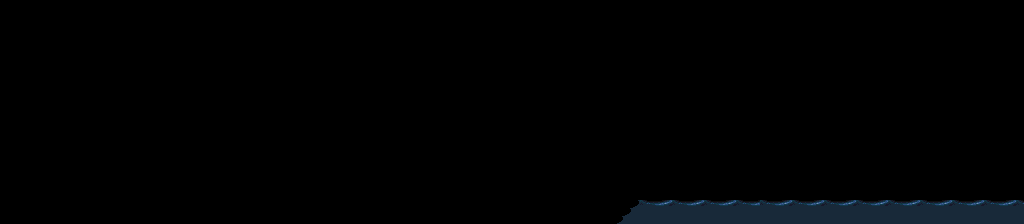

A 2D game scene composited from a Tiled map and its tileset images. What follows is a short description and the map's XML, with every tile layer's data as written:
An orthogonal 128x28 tile map with 8x8 px tiles, 1 tile layer (Tiles), 2 tilesets.

<map version="1.10" tiledversion="1.12.0" orientation="orthogonal" renderorder="right-down" width="128" height="28" tilewidth="8" tileheight="8" infinite="0" nextlayerid="2" nextobjectid="1">
 <tileset firstgid="1" source="water1.tsx" />
 <tileset firstgid="33" source="drawbridge_main.tsx" />
 <layer id="1" name="Tiles" width="128" height="28">
  <data encoding="csv">
0,0,0,0,0,0,0,0,0,0,0,0,0,0,0,0,0,0,0,0,0,0,0,0,0,0,0,0,0,0,0,0,0,0,0,0,0,0,0,0,0,0,0,0,0,0,0,0,0,0,0,0,0,0,0,0,0,0,0,0,0,0,0,0,0,0,0,0,0,0,0,0,0,0,0,0,0,0,0,0,0,0,0,0,0,0,0,0,0,0,0,0,0,0,0,0,0,0,0,0,0,0,0,0,0,0,0,0,0,0,0,0,0,0,0,0,0,0,0,0,0,0,0,0,0,0,0,0,
0,0,0,0,0,0,0,0,0,0,0,0,0,0,0,0,0,0,0,0,0,0,0,0,0,0,0,0,0,0,0,0,0,0,0,0,0,0,0,0,0,0,0,0,0,0,0,0,0,0,0,0,0,0,0,0,0,0,0,0,0,0,0,0,0,0,0,0,0,0,0,0,0,0,0,0,0,0,0,0,0,0,0,0,0,0,0,0,0,0,0,0,0,0,0,0,0,0,0,0,0,0,0,0,0,0,0,0,0,0,0,0,0,0,0,0,0,0,0,0,0,0,0,0,0,0,0,0,
0,0,0,0,0,0,0,0,0,0,0,0,0,0,0,0,0,0,0,0,0,0,0,0,0,0,0,0,0,0,0,0,0,0,0,0,0,0,0,0,0,0,0,0,0,0,0,0,0,0,0,0,0,0,0,0,0,0,0,0,0,0,0,0,0,0,0,0,0,0,0,0,0,0,0,0,0,0,0,0,0,0,0,0,0,0,0,0,0,0,0,0,0,0,0,0,0,0,0,0,0,0,0,0,0,0,0,0,0,0,0,0,0,0,0,0,0,0,0,0,0,0,0,0,0,0,0,0,
0,0,0,0,0,0,0,0,0,0,0,0,0,0,0,0,0,0,0,0,0,0,0,0,0,0,0,0,0,0,0,0,0,0,0,0,0,0,0,0,0,0,0,0,0,0,0,0,0,0,0,0,0,0,0,0,0,0,0,0,0,0,0,0,0,0,0,0,0,0,0,0,0,0,0,0,0,0,0,0,0,0,0,0,0,0,0,0,0,0,0,0,0,0,0,0,0,0,0,0,0,0,0,0,0,0,0,0,0,0,0,0,0,0,0,0,0,0,0,0,0,0,0,0,0,0,0,0,
0,0,0,0,0,0,0,0,0,0,0,0,0,0,0,0,0,0,0,0,0,0,0,0,0,0,0,0,0,0,0,0,0,0,0,0,0,0,0,0,0,0,0,0,0,0,0,0,0,0,0,0,0,0,0,0,0,0,0,0,0,0,0,0,0,0,0,0,0,0,0,0,0,0,0,0,0,0,0,0,0,0,0,0,0,0,0,0,0,0,0,0,0,0,0,0,0,0,0,0,0,0,0,0,0,0,0,0,0,0,0,0,0,0,0,0,0,0,0,0,0,0,0,0,0,0,0,0,
0,0,0,0,0,0,0,0,0,0,0,0,0,0,0,0,0,0,0,0,0,0,0,0,0,0,0,0,0,0,0,0,0,0,0,0,0,0,0,0,0,0,0,0,0,0,0,0,0,0,0,0,0,0,0,0,0,0,0,0,0,0,0,0,0,0,0,0,0,0,0,0,0,0,0,0,0,0,0,0,0,0,0,0,0,0,0,0,0,0,0,0,0,0,0,0,0,0,0,0,0,0,0,0,0,0,0,0,0,0,0,0,0,0,0,0,0,0,0,0,0,0,0,0,0,0,0,0,
0,0,0,0,0,0,0,0,0,0,0,0,0,0,0,0,0,0,0,0,0,0,0,0,0,0,0,0,0,0,0,0,0,0,0,0,0,0,0,0,0,0,0,0,0,0,0,0,0,0,0,0,0,0,0,0,0,0,0,0,0,0,0,0,0,0,0,0,0,0,0,0,0,0,0,0,0,0,0,0,0,0,0,0,0,0,0,0,0,0,0,0,0,0,0,0,0,0,0,0,0,0,0,0,0,0,0,0,0,0,0,0,0,0,0,0,0,0,0,0,0,0,0,0,0,0,0,0,
0,0,0,0,0,0,0,0,0,0,0,0,0,0,0,0,0,0,0,0,0,0,0,0,0,0,0,0,0,0,0,0,0,0,0,0,0,0,0,0,0,0,0,0,0,0,0,0,0,0,0,0,0,0,0,0,0,0,0,0,0,0,0,0,0,0,0,0,0,0,0,0,0,0,0,0,0,0,0,0,0,0,0,0,0,0,0,0,0,0,0,0,0,0,0,0,0,0,0,0,0,0,0,0,0,0,0,0,0,0,0,0,0,0,0,0,0,0,0,0,0,0,0,0,0,0,0,0,
0,0,0,0,0,0,0,0,0,0,0,0,0,0,0,0,0,0,0,0,0,0,0,0,0,0,0,0,0,0,0,0,0,0,0,0,0,0,0,0,0,0,0,0,0,0,0,0,0,0,0,0,0,0,0,0,0,0,0,0,0,0,0,0,0,0,0,0,0,0,0,0,0,0,0,0,0,0,0,0,0,0,0,0,0,0,0,0,0,0,0,0,0,0,0,0,0,0,0,0,0,0,0,0,0,0,0,0,0,0,0,0,0,0,0,0,0,0,0,0,0,0,0,0,0,0,0,0,
0,0,0,0,0,0,0,0,0,0,0,0,0,0,0,0,0,0,0,0,0,0,0,0,0,0,0,0,0,0,0,0,0,0,0,0,0,0,0,0,0,0,0,0,0,0,0,0,0,0,0,0,0,0,0,0,0,0,0,0,0,0,0,0,0,0,0,0,0,0,0,0,0,0,0,0,0,0,0,0,0,0,0,0,0,0,0,0,0,0,0,0,0,0,0,0,0,0,0,0,0,0,0,0,0,0,0,0,0,0,0,0,0,0,0,0,0,0,0,0,0,0,0,0,0,0,0,0,
0,0,0,0,0,0,0,0,0,0,0,0,0,0,0,0,0,0,0,0,0,0,0,0,0,0,0,0,0,0,0,0,0,0,0,0,0,0,0,0,0,0,0,0,0,0,0,0,0,0,0,0,0,0,0,0,0,0,0,0,0,0,0,0,0,0,0,0,0,0,0,0,0,0,0,0,0,0,0,0,0,0,0,0,0,0,0,0,0,0,0,0,0,0,0,0,0,0,0,0,0,0,0,0,0,0,0,0,0,0,0,0,0,0,0,0,0,0,0,0,0,0,0,0,0,0,0,0,
0,0,0,0,0,0,0,0,0,0,0,0,0,0,0,0,0,0,0,0,0,0,0,0,0,0,0,0,0,0,0,0,0,0,0,0,0,0,0,0,0,0,0,0,0,0,0,0,0,0,0,0,0,0,0,0,0,0,0,0,0,0,0,0,0,0,0,0,0,0,0,0,0,0,0,0,0,0,0,0,0,0,0,0,0,0,0,0,0,0,0,0,0,0,0,0,0,0,0,0,0,0,0,0,0,0,0,0,0,0,0,0,0,0,0,0,0,0,0,0,0,0,0,0,0,0,0,0,
0,0,0,0,0,0,0,0,0,0,0,0,0,0,0,0,0,0,0,0,0,0,0,0,0,0,0,0,0,0,0,0,0,0,0,0,0,0,0,0,0,0,0,0,0,0,0,0,0,0,0,0,0,0,0,0,0,0,0,0,0,0,0,0,0,0,0,0,0,0,0,0,0,0,0,0,0,0,0,0,0,0,0,0,0,0,0,0,0,0,0,0,0,0,0,0,0,0,0,0,0,0,0,0,0,0,0,0,0,0,0,0,0,0,0,0,0,0,0,0,0,0,0,0,0,0,0,0,
0,0,0,0,0,0,0,0,0,0,0,0,0,0,0,0,0,0,0,0,0,0,0,0,0,0,0,0,0,0,0,0,0,0,0,0,0,0,0,0,0,0,0,0,0,0,0,0,0,0,0,0,0,0,0,0,0,0,0,0,0,0,0,0,0,0,0,0,0,0,0,0,0,0,0,0,0,0,0,0,0,0,0,0,0,0,0,0,0,0,0,0,0,0,0,0,0,0,0,0,0,0,0,0,0,0,0,0,0,0,0,0,0,0,0,0,0,0,0,0,0,0,0,0,0,0,0,0,
0,0,0,0,0,0,0,0,0,0,0,0,0,0,0,0,0,0,0,0,0,0,0,0,0,0,0,0,0,0,0,0,0,0,0,0,0,0,0,0,0,0,0,0,0,0,0,0,0,0,0,0,0,0,0,0,0,0,0,0,0,0,0,0,0,0,0,0,0,0,0,0,0,0,0,0,0,0,0,0,0,0,0,0,0,0,0,0,0,0,0,0,0,0,0,0,0,0,0,0,0,0,0,0,0,0,0,0,0,0,0,0,0,0,0,0,0,0,0,0,0,0,0,0,0,0,0,0,
0,0,0,0,0,0,0,0,0,0,0,0,0,0,0,0,0,0,0,0,0,0,0,0,0,0,0,0,0,0,0,0,0,0,0,0,0,0,0,0,0,0,0,0,0,0,0,0,0,0,0,0,0,0,0,0,0,0,0,0,0,0,0,0,0,0,0,0,0,0,0,0,0,0,0,0,0,0,0,0,0,0,0,0,0,0,0,0,0,0,0,0,0,0,0,0,0,0,0,0,0,0,0,0,0,0,0,0,0,0,0,0,0,0,0,0,0,0,0,0,0,0,0,0,0,0,0,0,
0,0,0,0,0,0,0,0,0,0,0,0,0,0,0,0,0,0,0,0,0,0,0,0,0,0,0,0,0,0,0,0,0,0,0,0,0,0,0,0,0,0,0,0,0,0,0,0,0,0,0,0,0,0,0,0,0,0,0,0,0,0,0,0,0,0,0,0,0,0,0,0,0,0,0,0,0,0,0,0,0,0,0,0,0,0,0,0,0,0,0,0,0,0,0,0,0,0,0,0,0,0,0,0,0,0,0,0,0,0,0,0,0,0,0,0,0,0,0,0,0,0,0,0,0,0,0,0,
0,0,0,0,0,0,0,0,0,0,0,0,0,0,0,0,0,0,0,0,0,0,0,0,0,0,0,0,0,0,0,0,0,0,0,0,0,0,0,0,0,0,0,0,0,0,0,0,0,0,0,0,0,0,0,0,0,0,0,0,0,0,0,0,0,0,0,0,0,0,0,0,0,0,0,0,0,0,0,0,0,0,0,0,0,0,0,0,0,0,0,0,0,0,0,0,0,0,0,0,0,0,0,0,0,0,0,0,0,0,0,0,0,0,0,0,0,0,0,0,0,0,0,0,0,0,0,0,
0,0,0,0,0,0,0,0,0,0,0,0,0,0,0,0,0,0,0,0,0,0,0,0,0,0,0,0,0,0,0,0,0,0,0,0,0,0,0,0,0,0,0,0,0,0,0,0,0,0,0,0,0,0,0,0,0,0,0,0,0,0,0,0,0,0,0,0,0,0,0,0,0,0,0,0,0,0,0,0,0,0,0,0,0,0,0,0,0,0,0,0,0,0,0,0,0,0,0,0,0,0,0,0,0,0,0,0,0,0,0,0,0,0,0,0,0,0,0,0,0,0,0,0,0,0,0,0,
0,0,0,0,0,0,0,0,0,0,0,0,0,0,0,0,0,0,0,0,0,0,0,0,0,0,0,0,0,0,0,0,0,0,0,0,0,0,0,0,0,0,0,0,0,0,0,0,0,0,0,0,0,0,0,0,0,0,0,0,0,0,0,0,0,0,0,0,0,0,0,0,0,0,0,0,0,0,0,0,0,0,0,0,0,0,0,0,0,0,0,0,0,0,0,0,0,0,0,0,0,0,0,0,0,0,0,0,0,0,0,0,0,0,0,0,0,0,0,0,0,0,0,0,0,0,0,0,
0,0,0,0,0,0,0,0,0,0,0,0,0,0,0,0,0,0,0,0,0,0,0,0,0,0,0,0,0,0,0,0,0,0,0,0,0,0,0,0,0,0,0,0,0,0,0,0,0,0,0,0,0,0,0,0,0,0,0,0,0,0,0,0,0,0,0,0,0,0,0,0,0,0,0,0,0,0,0,0,0,0,0,0,0,0,0,0,0,0,0,0,0,0,0,0,0,0,0,0,0,0,0,0,0,0,0,0,0,0,0,0,0,0,0,0,0,0,0,0,0,0,0,0,0,0,0,0,
0,0,0,0,0,0,0,0,0,0,0,0,0,0,0,0,0,0,0,0,0,0,0,0,0,0,0,0,0,0,0,0,0,0,0,0,0,0,0,0,0,0,0,0,0,0,0,0,0,0,0,0,0,0,0,0,0,0,0,0,0,0,0,0,0,0,0,0,0,0,0,0,0,0,0,0,0,0,0,0,0,0,0,0,0,0,0,0,0,0,0,0,0,0,0,0,0,0,0,0,0,0,0,0,0,0,0,0,0,0,0,0,0,0,0,0,0,0,0,0,0,0,0,0,0,0,0,0,
0,0,0,0,0,0,0,0,0,0,0,0,0,0,0,0,0,0,0,0,0,0,0,0,0,0,0,0,0,0,0,0,0,0,0,0,0,0,0,0,0,0,0,0,0,0,0,0,0,0,0,0,0,0,0,0,0,0,0,0,0,0,0,0,0,0,0,0,0,0,0,0,0,0,0,0,0,0,0,0,0,0,0,0,0,0,0,0,0,0,0,0,0,0,0,0,0,0,0,0,0,0,0,0,0,0,0,0,0,0,0,0,0,0,0,0,0,0,0,0,0,0,0,0,0,0,0,0,
0,0,0,0,0,0,0,0,0,0,0,0,0,0,0,0,0,0,0,0,0,0,0,0,0,0,0,0,0,0,0,0,0,0,0,0,0,0,0,0,0,0,0,0,0,0,0,0,0,0,0,0,0,0,0,0,0,0,0,0,0,0,0,0,0,0,0,0,0,0,0,0,0,0,0,0,0,0,0,0,0,0,0,0,0,0,0,0,0,0,0,0,0,0,0,0,0,0,0,0,0,0,0,0,0,0,0,0,0,0,0,0,0,0,0,0,0,0,0,0,0,0,0,0,0,0,0,0,
0,0,0,0,0,0,0,0,0,0,0,0,0,0,0,0,0,0,0,0,0,0,0,0,0,0,0,0,0,0,0,0,0,0,0,0,0,0,0,0,0,0,0,0,0,0,0,0,0,0,0,0,0,0,0,0,0,0,0,0,0,0,0,0,0,0,0,0,0,0,0,0,0,0,0,0,0,0,0,0,0,0,0,0,0,0,0,0,0,0,0,0,0,0,0,0,0,0,0,0,0,0,0,0,0,0,0,0,0,0,0,0,0,0,0,0,0,0,0,0,0,0,0,0,0,0,0,0,
0,0,0,0,0,0,0,0,0,0,0,0,0,0,0,0,0,0,0,0,0,0,0,0,0,0,0,0,0,0,0,0,0,0,0,0,0,0,0,0,0,0,0,0,0,0,0,0,0,0,0,0,0,0,0,0,0,0,0,0,0,0,0,0,0,0,0,0,0,0,0,0,0,0,0,0,0,0,0,18,2,3,4,1,2,3,4,1,2,3,4,1,2,3,4,2,3,4,1,2,3,4,1,2,3,4,1,2,3,4,1,2,3,4,1,2,3,4,1,2,3,4,1,2,3,4,1,2,
0,0,0,0,0,0,0,0,0,0,0,0,0,0,0,0,0,0,0,0,0,0,0,0,0,0,0,0,0,0,0,0,0,0,0,0,0,0,0,0,0,0,0,0,0,0,0,0,0,0,0,0,0,0,0,0,0,0,0,0,0,0,0,0,0,0,0,0,0,0,0,0,0,0,0,0,0,0,18,17,17,17,17,17,17,17,17,17,17,17,17,17,17,17,17,17,17,17,17,17,17,17,17,17,17,17,17,17,17,17,17,17,17,17,17,17,17,17,17,17,17,17,17,17,17,17,17,17,
0,0,0,0,0,0,0,0,0,0,0,0,0,0,0,0,0,0,0,0,0,0,0,0,0,0,0,0,0,0,0,0,0,0,0,0,0,0,0,0,0,0,0,0,0,0,0,0,0,0,0,0,0,0,0,0,0,0,0,0,0,0,0,0,0,0,0,0,0,0,0,0,0,0,0,0,0,18,17,17,17,17,17,17,17,17,17,17,17,17,17,17,17,17,17,17,17,17,17,17,17,17,17,17,17,17,17,17,17,17,17,17,17,17,17,17,17,17,17,17,17,17,17,17,17,17,17,17
</data>
 </layer>
</map>
